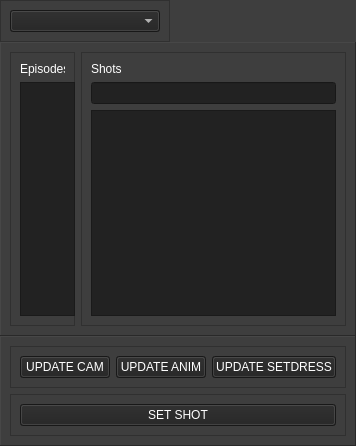
<?xml version="1.0" encoding="UTF-8"?>
<ui version="4.0">
 <class>Form</class>
 <widget class="QWidget" name="Form">
  <property name="geometry">
   <rect>
    <x>0</x>
    <y>0</y>
    <width>356</width>
    <height>446</height>
   </rect>
  </property>
  <property name="windowTitle">
   <string>Form</string>
  </property>
  <property name="autoFillBackground">
   <bool>false</bool>
  </property>
  <property name="styleSheet">
   <string notr="true">background-color: rgb(62, 62, 62);</string>
  </property>
  <layout class="QHBoxLayout" name="horizontalLayout_2">
   <property name="leftMargin">
    <number>0</number>
   </property>
   <property name="topMargin">
    <number>0</number>
   </property>
   <property name="rightMargin">
    <number>0</number>
   </property>
   <property name="bottomMargin">
    <number>0</number>
   </property>
   <item>
    <widget class="QFrame" name="frame">
     <property name="sizePolicy">
      <sizepolicy hsizetype="Expanding" vsizetype="Preferred">
       <horstretch>0</horstretch>
       <verstretch>0</verstretch>
      </sizepolicy>
     </property>
     <property name="frameShape">
      <enum>QFrame::NoFrame</enum>
     </property>
     <property name="frameShadow">
      <enum>QFrame::Raised</enum>
     </property>
     <property name="lineWidth">
      <number>0</number>
     </property>
     <layout class="QVBoxLayout" name="verticalLayout">
      <property name="spacing">
       <number>0</number>
      </property>
      <property name="leftMargin">
       <number>0</number>
      </property>
      <property name="topMargin">
       <number>0</number>
      </property>
      <property name="rightMargin">
       <number>0</number>
      </property>
      <property name="bottomMargin">
       <number>0</number>
      </property>
      <item alignment="Qt::AlignLeft">
       <widget class="QFrame" name="frame_7">
        <property name="frameShape">
         <enum>QFrame::StyledPanel</enum>
        </property>
        <property name="frameShadow">
         <enum>QFrame::Raised</enum>
        </property>
        <layout class="QHBoxLayout" name="horizontalLayout_6">
         <item>
          <widget class="QComboBox" name="project_comboBox">
           <property name="sizePolicy">
            <sizepolicy hsizetype="Fixed" vsizetype="Fixed">
             <horstretch>0</horstretch>
             <verstretch>0</verstretch>
            </sizepolicy>
           </property>
           <property name="minimumSize">
            <size>
             <width>150</width>
             <height>0</height>
            </size>
           </property>
           <property name="styleSheet">
            <string notr="true">color: rgb(255, 255, 255);
background-color: rgb(34, 34, 34);</string>
           </property>
          </widget>
         </item>
        </layout>
       </widget>
      </item>
      <item>
       <widget class="QFrame" name="frame_3">
        <property name="frameShape">
         <enum>QFrame::Panel</enum>
        </property>
        <property name="frameShadow">
         <enum>QFrame::Raised</enum>
        </property>
        <property name="lineWidth">
         <number>1</number>
        </property>
        <layout class="QHBoxLayout" name="horizontalLayout">
         <item>
          <widget class="QFrame" name="frame_4">
           <property name="enabled">
            <bool>true</bool>
           </property>
           <property name="sizePolicy">
            <sizepolicy hsizetype="Fixed" vsizetype="Expanding">
             <horstretch>0</horstretch>
             <verstretch>0</verstretch>
            </sizepolicy>
           </property>
           <property name="minimumSize">
            <size>
             <width>65</width>
             <height>0</height>
            </size>
           </property>
           <property name="maximumSize">
            <size>
             <width>65</width>
             <height>16777215</height>
            </size>
           </property>
           <property name="frameShape">
            <enum>QFrame::StyledPanel</enum>
           </property>
           <property name="frameShadow">
            <enum>QFrame::Raised</enum>
           </property>
           <layout class="QVBoxLayout" name="verticalLayout_2">
            <item>
             <widget class="QLabel" name="label_3">
              <property name="styleSheet">
               <string notr="true">color: rgb(255, 255, 255);</string>
              </property>
              <property name="text">
               <string>Episodes</string>
              </property>
             </widget>
            </item>
            <item>
             <widget class="QListWidget" name="episode_list_widget">
              <property name="sizePolicy">
               <sizepolicy hsizetype="Fixed" vsizetype="Expanding">
                <horstretch>0</horstretch>
                <verstretch>0</verstretch>
               </sizepolicy>
              </property>
              <property name="minimumSize">
               <size>
                <width>55</width>
                <height>0</height>
               </size>
              </property>
              <property name="maximumSize">
               <size>
                <width>55</width>
                <height>16777215</height>
               </size>
              </property>
              <property name="styleSheet">
               <string notr="true">color: rgb(255, 255, 255);
background-color: rgb(34, 34, 34);</string>
              </property>
             </widget>
            </item>
           </layout>
          </widget>
         </item>
         <item>
          <widget class="QFrame" name="frame_5">
           <property name="enabled">
            <bool>true</bool>
           </property>
           <property name="sizePolicy">
            <sizepolicy hsizetype="Preferred" vsizetype="Expanding">
             <horstretch>0</horstretch>
             <verstretch>0</verstretch>
            </sizepolicy>
           </property>
           <property name="minimumSize">
            <size>
             <width>100</width>
             <height>0</height>
            </size>
           </property>
           <property name="maximumSize">
            <size>
             <width>1000</width>
             <height>16777215</height>
            </size>
           </property>
           <property name="frameShape">
            <enum>QFrame::StyledPanel</enum>
           </property>
           <property name="frameShadow">
            <enum>QFrame::Raised</enum>
           </property>
           <layout class="QVBoxLayout" name="verticalLayout_3">
            <item>
             <widget class="QLabel" name="label">
              <property name="styleSheet">
               <string notr="true">color: rgb(255, 255, 255);</string>
              </property>
              <property name="text">
               <string>Shots</string>
              </property>
             </widget>
            </item>
            <item>
             <widget class="QLineEdit" name="asset_filter">
              <property name="enabled">
               <bool>false</bool>
              </property>
              <property name="styleSheet">
               <string notr="true">color: rgb(255, 255, 255);
background-color: rgb(34, 34, 34);</string>
              </property>
             </widget>
            </item>
            <item>
             <widget class="QListWidget" name="list_shots">
              <property name="styleSheet">
               <string notr="true">color: rgb(255, 255, 255);
background-color: rgb(34, 34, 34);</string>
              </property>
             </widget>
            </item>
           </layout>
          </widget>
         </item>
        </layout>
       </widget>
      </item>
      <item>
       <widget class="QFrame" name="frame_6">
        <property name="frameShape">
         <enum>QFrame::Panel</enum>
        </property>
        <property name="frameShadow">
         <enum>QFrame::Raised</enum>
        </property>
        <property name="lineWidth">
         <number>1</number>
        </property>
        <property name="midLineWidth">
         <number>0</number>
        </property>
        <layout class="QVBoxLayout" name="verticalLayout_4">
         <item>
          <widget class="QFrame" name="frame_2">
           <property name="frameShape">
            <enum>QFrame::StyledPanel</enum>
           </property>
           <property name="frameShadow">
            <enum>QFrame::Raised</enum>
           </property>
           <layout class="QHBoxLayout" name="horizontalLayout_3">
            <item>
             <widget class="QPushButton" name="updateCamButton">
              <property name="minimumSize">
               <size>
                <width>90</width>
                <height>0</height>
               </size>
              </property>
              <property name="styleSheet">
               <string notr="true">color: rgb(255, 255, 255);
background-color: rgb(34, 34, 34);</string>
              </property>
              <property name="text">
               <string>UPDATE CAM</string>
              </property>
             </widget>
            </item>
            <item>
             <widget class="QPushButton" name="updateAnimButton">
              <property name="minimumSize">
               <size>
                <width>90</width>
                <height>0</height>
               </size>
              </property>
              <property name="styleSheet">
               <string notr="true">color: rgb(255, 255, 255);
background-color: rgb(34, 34, 34);</string>
              </property>
              <property name="text">
               <string>UPDATE ANIM</string>
              </property>
             </widget>
            </item>
            <item>
             <widget class="QPushButton" name="updateSetdressButton">
              <property name="minimumSize">
               <size>
                <width>90</width>
                <height>0</height>
               </size>
              </property>
              <property name="styleSheet">
               <string notr="true">color: rgb(255, 255, 255);
background-color: rgb(34, 34, 34);</string>
              </property>
              <property name="text">
               <string>UPDATE SETDRESS</string>
              </property>
             </widget>
            </item>
           </layout>
          </widget>
         </item>
         <item>
          <widget class="QFrame" name="frame_8">
           <property name="frameShape">
            <enum>QFrame::StyledPanel</enum>
           </property>
           <property name="frameShadow">
            <enum>QFrame::Raised</enum>
           </property>
           <layout class="QHBoxLayout" name="horizontalLayout_4">
            <item>
             <widget class="QPushButton" name="setShotButton">
              <property name="styleSheet">
               <string notr="true">color: rgb(255, 255, 255);
background-color: rgb(34, 34, 34);</string>
              </property>
              <property name="text">
               <string>SET SHOT</string>
              </property>
             </widget>
            </item>
           </layout>
          </widget>
         </item>
        </layout>
       </widget>
      </item>
     </layout>
    </widget>
   </item>
  </layout>
 </widget>
 <resources/>
 <connections/>
</ui>
